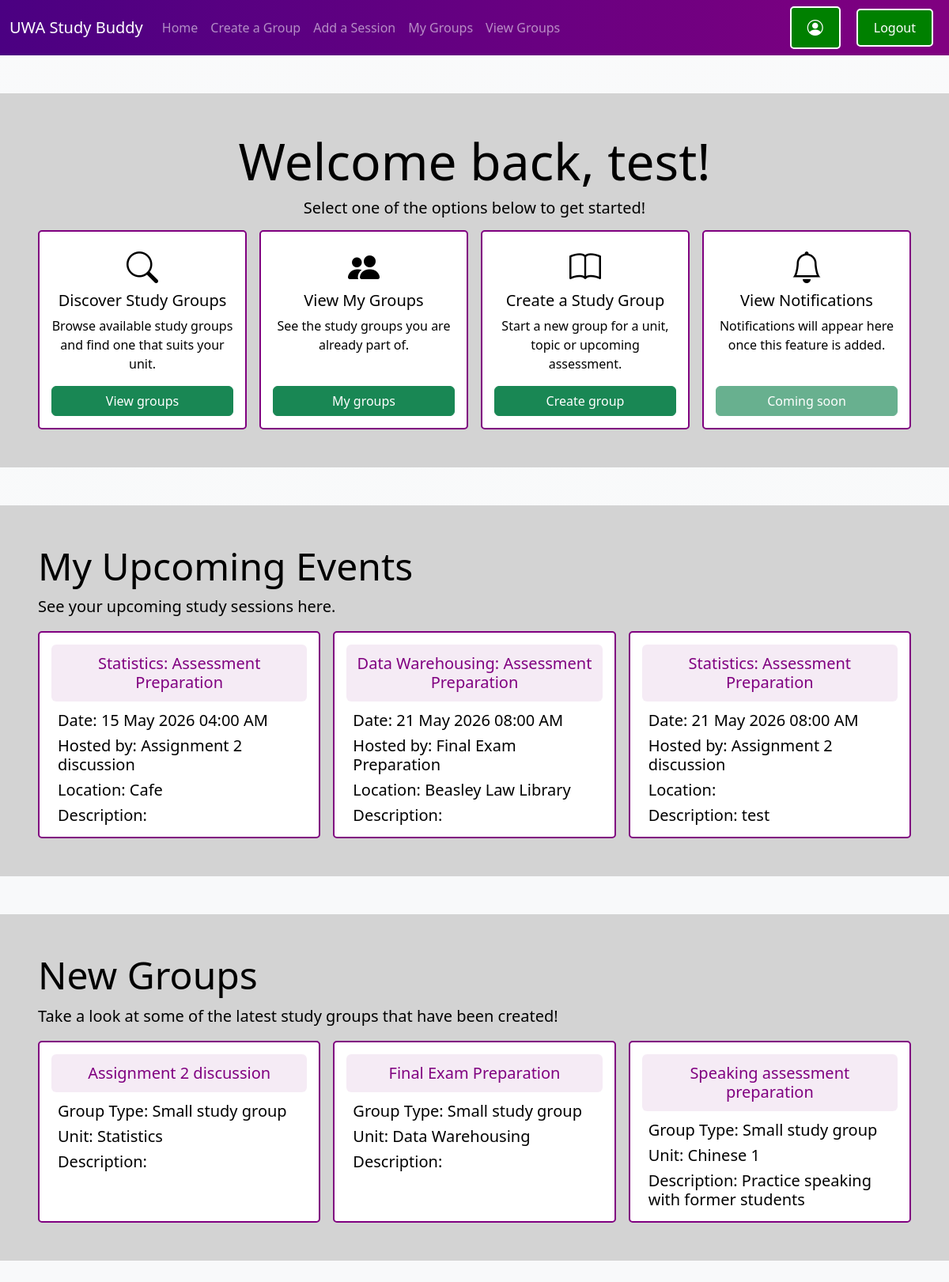
/index (signed in), run on the app's committed database.
### models.py (models this page shows, shortened)
class User(db.Model, UserMixin):
    __tablename__ = 'User'
    StudentID: so.Mapped[int] =so.mapped_column(primary_key=True)
    Firstname: so.Mapped[str] = so.mapped_column(sa.String(50), nullable=False)
    Lastname: so.Mapped[str] = so.mapped_column(sa.String(50), nullable=False)
    Username: so.Mapped[str] = so.mapped_column(sa.String(50), nullable=False)
    Password: so.Mapped[str] = so.mapped_column(sa.String(250), nullable=False)
    Course: so.Mapped[str] = so.mapped_column(sa.String(50), nullable=False)
    Email: so.Mapped[str] = so.mapped_column(sa.String(50), nullable=False)
    GraduationYear: so.Mapped[int] = so.mapped_column(nullable=False)
    Birthday: so.Mapped[int] = so.mapped_column(nullable=False)

class Unit(db.Model):
    __tablename__ = 'Unit'
    UnitID: so.Mapped[int] = so.mapped_column(primary_key=True)
    UnitCode: so.Mapped[str] = so.mapped_column(sa.String(10), nullable=False)
    UnitName: so.Mapped[str] = so.mapped_column(sa.String(50), nullable=False)
    FacultyID: so.Mapped[Optional[int]] = so.mapped_column(sa.ForeignKey('Faculty.FacultyID'), nullable=True)

class SessionType(db.Model):
    __tablename__ = 'SessionType'
    SessionTypeID: so.Mapped[int] = so.mapped_column(primary_key=True)
    Name: so.Mapped[str] = so.mapped_column(sa.String(50), nullable=False)

class Session(db.Model):
    __tablename__ = 'Session'
    SessionID: so.Mapped[int] = so.mapped_column(primary_key=True)
    SessionDateTime: so.Mapped[int] = so.mapped_column(nullable=False)
    Description: so.Mapped[str] = so.mapped_column(sa.String(200), nullable=False)
    GroupID: so.Mapped[int] = so.mapped_column(sa.ForeignKey('Groups.GroupID'), nullable=False)
    SessionTypeID: so.Mapped[int] = so.mapped_column(sa.ForeignKey('SessionType.SessionTypeID'), nullable=False)
    Location: so.Mapped[str] = so.mapped_column(nullable=False)

class Groups(db.Model):
    __tablename__ = 'Groups'
    GroupID: so.Mapped[int] = so.mapped_column(primary_key=True)
    UnitID: so.Mapped[int] = so.mapped_column(sa.ForeignKey('Unit.UnitID'), nullable=False)
    GroupTypeID: so.Mapped[int] = so.mapped_column(sa.ForeignKey('GroupType.GroupTypeID'), nullable=False)
    Description: so.Mapped[str] = so.mapped_column(sa.String(200), nullable=False)
    CreationDate: so.Mapped[datetime] = so.mapped_column(nullable=False)
    GroupName: so.Mapped[str] = so.mapped_column(nullable=False)
    MaxMembers: so.Mapped[int] = so.mapped_column(nullable=True)

class GroupType(db.Model):
    __tablename__ = 'GroupType'
    GroupTypeID: so.Mapped[int] = so.mapped_column(primary_key=True)
    Type: so.Mapped[str] = so.mapped_column(sa.String(50), nullable=False)

### routes/index.py (the view)
@index_blueprint.route('/')
@index_blueprint.route('/index')
def index():
    now = int(datetime.now().timestamp())
    if current_user.is_authenticated:
        student_id = current_user.StudentID
        user = db.session.get(User, student_id)
        username = user.Username if user else "Student"
        upcoming_events = db.session.execute(
            sa.select(
                Session.SessionDateTime,
                Session.Description,
                Session.Location,
                SessionType.Name,
                Groups.GroupName,
                Unit.UnitName
            )
            .join(Groups, Session.GroupID == Groups.GroupID)
            .join(SessionType, Session.SessionTypeID == SessionType.SessionTypeID)
            .join(Unit, Groups.UnitID == Unit.UnitID)
            .join(StudentGroups, StudentGroups.GroupID == Groups.GroupID)
            .where(
                StudentGroups.StudentID == student_id,
                Session.SessionDateTime >= now
            )
            .order_by(Session.SessionDateTime.asc())
            .limit(3)
        ).mappings().all()
    else:
        username = "Guest"
        upcoming_events = [] #as it is a uest user, there would not be any upcoming events for them
    new_groups = db.session.execute(
        sa.select(
            Groups.GroupName,
            Groups.Description,
            GroupType.Type.label('GroupType'),
            Unit.UnitName
        )
        .join(Unit, Groups.UnitID == Unit.UnitID)
        .join(GroupType, Groups.GroupTypeID == GroupType.GroupTypeID)
        .order_by(Groups.CreationDate.desc())
        .limit(3)
    ).mappings().all()
    return render_template("index.html", username=username, upcoming_events=upcoming_events, new_groups=new_groups)

### app.py (called while the page is built)
@app.template_filter('dateconverter')
def format_datetime(value):
    return datetime.fromtimestamp(int(value)).strftime('%d %b %Y %I:%M %p')

@login_manager.user_loader
def load_user(user_id):
    return User.query.get(int(user_id))

### templates/index.html (shortened to what this page needs)
<!doctype html>
<html lang="en">
<head>
    <link href="https://cdn.jsdelivr.net/npm/bootstrap@5.3.8/dist/css/bootstrap.min.css" rel="stylesheet">
    <link rel="stylesheet" href="https://cdn.jsdelivr.net/npm/bootstrap-icons@1.13.1/font/bootstrap-icons.min.css">
    <link rel="stylesheet" href="{{ url_for('static', filename='css/style.css') }}">
</head>
<body class="bg-light bg-gradient">
    {% include 'navbar.html' %}
    <div class="container-fluid p-5 my-5 bg-container container-text">
        <div class="row">
            <div class="col text-center">
                {% if username %}
                <h3 class="display-3">Welcome back, {{ username }}!</h3>
                {% else %}
                <h3 class="display-3">Welcome!</h3>
                {% endif %}
                <h5 class="card-subtitle pb-3">Select one of the options below to get started!</h5>
            </div>
        </div>
        <div class="row g-3">
            <div class="col-sm-3">
                <div class="card-style card-padding h-100 text-center d-flex flex-column">
                    <i class="bi bi-search fs-1"></i>
                    <h5>Discover Study Groups</h5>
                    <p>Browse available study groups and find one that suits your unit.</p>
                    <button type="button" class="btn btn-success mt-auto"
                        onclick="window.location.href='{{ url_for('view_groups.view_groups') }}'">
                        View groups
                    </button>
                </div>
            </div>
            <div class="col-sm-3">
                <div class="card-style card-padding h-100 text-center d-flex flex-column">
                    <i class="bi bi-people-fill fs-1"></i>
                    <h5>View My Groups</h5>
                    <p>See the study groups you are already part of.</p>
                    <button type="button" class="btn btn-success mt-auto"
                        onclick="window.location.href='{{ url_for('my_groups.my_groups') }}'">
                        My groups
                    </button>
                </div>
            </div>
            <div class="col-sm-3">
                <div class="card-style card-padding h-100 text-center d-flex flex-column">
                    <i class="bi bi-book fs-1"></i>
                    <h5>Create a Study Group</h5>
                    <p>Start a new group for a unit, topic or upcoming assessment.</p>
                    <button type="button" class="btn btn-success mt-auto"
                        onclick="window.location.href='{{ url_for('create_group.create_group') }}'">
                        Create group
                    </button>
                </div>
            </div>
            <div class="col-sm-3">
                <div class="card-style card-padding h-100 text-center d-flex flex-column">
                    <i class="bi bi-bell fs-1"></i>
                    <h5>View Notifications</h5>
                    <p>Notifications will appear here once this feature is added.</p>
                    <button type="button" class="btn btn-success mt-auto" onclick="window.location.href='notifications.html'" disabled>
                        Coming soon
                    </button>
                </div>
            </div>
        </div>
    </div>
    <div class="container-fluid p-5 my-5 bg-container container-text">
        <div class="row">
            <div class="col">
                <h1 class="display-5">My Upcoming Events</h1>
                <p class="lead">See your upcoming study sessions here.</p>
            </div>
        </div>
        {% if upcoming_events %}
        <div class="row g-3">
            {% for u in upcoming_events %}
            <div class="col-sm-4">
                <div class="card card-style card-padding h-100">
                    <div class="card-body p-0">
                        <div style="background-color: rgba(128, 0, 128, 0.08); padding: 12px; border-radius: 6px; margin-bottom: 12px;">
                            <h5 class="card-title text-center mb-0" style="color: purple;">{{ u['UnitName'] }}: {{ u['Name'] }}</h5>
                        </div>
                        <div class="px-2">
                            <h5 class="card-text text-start">Date: {{ u['SessionDateTime'] | dateconverter }}</h5>
                            <h5 class="card-text text-start">Hosted by: {{ u['GroupName'] }}</h5>
                            <h5 class="card-text text-start">Location: {{ u['Location'] }}</h5>
                            <h5 class="card-text text-start">Description: {{ u['Description'] }}</h5>
                        </div>
                    </div>
                </div>
            </div>
            {% endfor %}
        </div>
        {% endif %}
    </div>
    <div class="container-fluid p-5 my-5 bg-container container-text">
        <div class="row">
            <div class="col">
                <h1 class="display-5">New Groups</h1>
                <p class="lead">Take a look at some of the latest study groups that have been created!</p>
            </div>
        </div>
        {% if new_groups %}
        <div class="row g-3">
            {% for g in new_groups %}
            <div class="col-sm-4">
                <div class="card card-style card-padding h-100">
                    <div class="card-body p-0">
                        <div style="background-color: rgba(128, 0, 128, 0.08); padding: 12px; border-radius: 6px; margin-bottom: 12px;">
                            <h5 class="card-title text-center mb-0" style="color: purple;">{{ g['GroupName'] }}</h5>
                        </div>
                        <div class="px-2">
                            <h5 class="card-text text-start">Group Type: {{ g['GroupType'] }}</h5>
                            <h5 class="card-text text-start">Unit: {{ g['UnitName'] }}</h5>
                            <h5 class="card-text text-start">Description: {{ g['Description'] }}</h5>
                        </div>
                    </div>
                </div>
            </div>
            {% endfor %}
        </div>
        {% endif %}
    </div>
</body>
</html>

### static/CSS/style.css (style rules this page uses)
.bg-container { background-color: lightgray; }
.container-text { color: black; }
.card-style { background-color: white; border: 2px solid purple; border-radius: 5px; color: black }
.card-padding { padding: 15px; }

### data on the page
User: Username "test"
Unit: UnitName "Statistics" "Statistics", UnitName "Statistics"
SessionType: Name "Assessment Preparation" "Assessment Preparation" "Assessment Preparation"
Groups: GroupName "Assignment 2 discussion" "Assignment 2 discussion", GroupName "Assignment 2 discussion"
Unit: UnitName "Data Warehousing", UnitName "Data Warehousing"
Groups: GroupName "Final Exam Preparation", GroupName "Final Exam Preparation"
GroupType: GroupType "Small study group" "Small study group" "Small study group"
Groups: GroupName "Speaking assessment preparation", Description "Practice speaking with former students"
Unit: UnitName "Chinese 1"

### other printed values
{{ u['SessionDateTime'] | dateconverter }} "15 May 2026 04:00 AM" "21 May 2026 08:00 AM" "21 May 2026 08:00 AM"
{{ u['Location'] }} "Cafe" "Beasley Law Library"
{{ u['Description'] }} "test"
